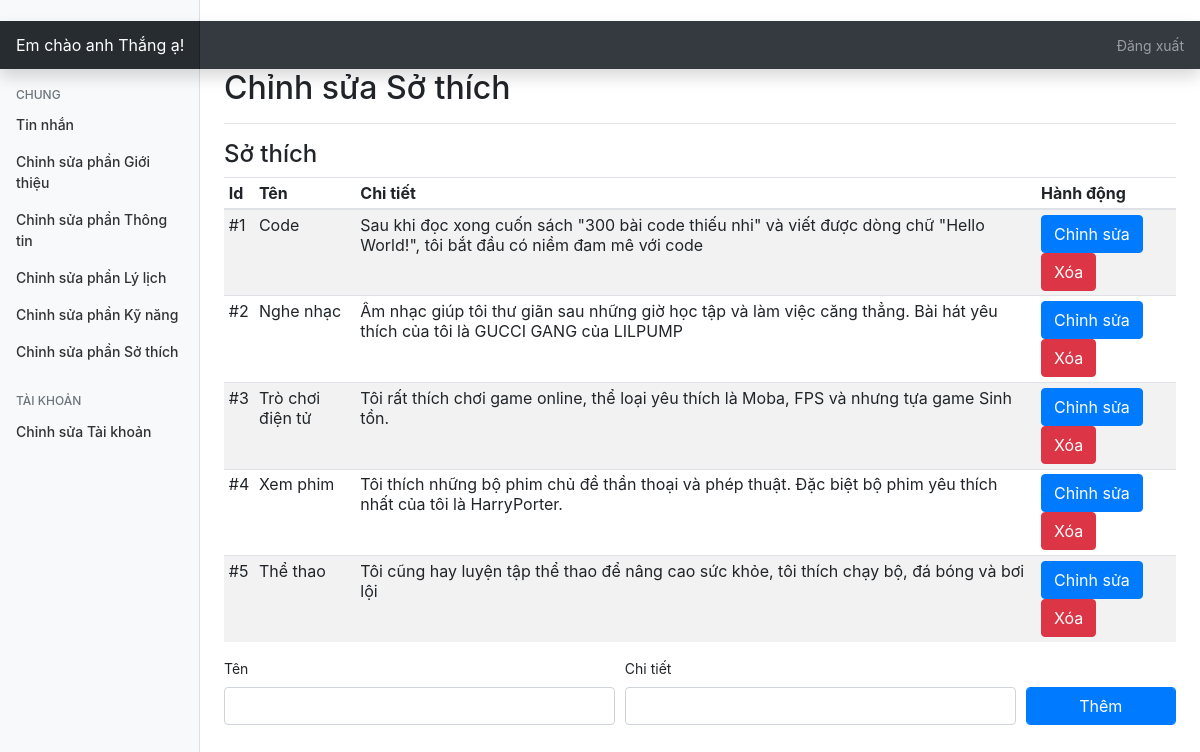
/admin/?editinterests=true (signed in), run on the app's committed database.
### tables this page shows
CREATE TABLE `interests` (
  `id` int(11) NOT NULL,
  `title` varchar(250) NOT NULL,
  `description` text NOT NULL
);

### admin/php/interests.php (the view, shortened to what this page needs)
<h2>Chỉnh sửa Sở thích</h2>
<hr>
<h4 ID="interests">Sở thích</h4>
<table class="table table-striped table-sm">
    <thead>
        <tr>
            <th>Id</th>
            <th>Tên</th>
            <th>Chi tiết</th>
            <th>Hành động</th>
        </tr>
    </thead>
    <tbody>
        <?php
            $query2="SELECT * FROM interests";
            $queryrun2=mysqli_query($conn,$query2);
            $count=1;
            while($data2=mysqli_fetch_array($queryrun2)){
        ?>
        <tr>
            <td>#<?=$count?></td>
            <td><?=$data2['title']?></td>
            <td><?=$data2['description']?></td>
            <td><button type="button" class="btn btn-primary" data-toggle="modal" data-target="#modal<?=$data2['id']?>">
                    Chỉnh sửa
                </button> <a href="php/update_interests.php?del=<?=$data2['id']?>"><button type="button" class="btn btn-danger"
                        data-toggle="modal" data-target="#exampleModal">
                        Xóa
                    </button></a></td>
        </tr>
        <?php $count++;
} ?>
    </tbody>
</table>
<form action="php/update_interests.php" method="post">
    <div class="form-row">
        <div class="form-group col-md-5">
            <label for="sn">Tên</label>
            <input type="text" name="title" class="form-control" id="title"  required>
        </div>
        <div class="form-group col-md-5">
            <label for="website">Chi tiết</label>
            <input type="text" name="description" class="form-control" id="description"  required>
        </div>
        <div class="form-group col-md-2">
            <label class="text-white">submit</label>
            <input type="submit" name="addinterests" class="btn btn-primary form-control" value="Thêm">
        </div>
    </div>
</form>

### admin/css/dashboard.css (style rules this page uses)
body { font-size: .875rem; }

### data on the page
interests: title "Code", description "Sau khi đọc xong cuốn sách \"300 bài code thiếu nhi\" và viết được dòng chữ \"Hello World!\", tôi bắt đầu có niềm đam mê với code"
interests: title "Nghe nhạc", description "Âm nhạc giúp tôi thư giãn sau những giờ học tập và làm việc căng thẳng. Bài hát yêu thích của tôi là GUCCI GANG của LILPUMP"
interests: title "Trò chơi điện tử", description "Tôi rất thích chơi game online, thể loại yêu thích là Moba, FPS và nhưng tựa game Sinh tồn."
interests: title "Xem phim", description "Tôi thích những bộ phim chủ đề thần thoại và phép thuật. Đặc biệt bộ phim yêu thích nhất của tôi là HarryPorter."
interests: title "Thể thao", description "Tôi cũng hay luyện tập thể thao để nâng cao sức khỏe, tôi thích chạy bộ, đá bóng và bơi lội"

### other printed values
$_SESSION['username'] "anh Thắng"
